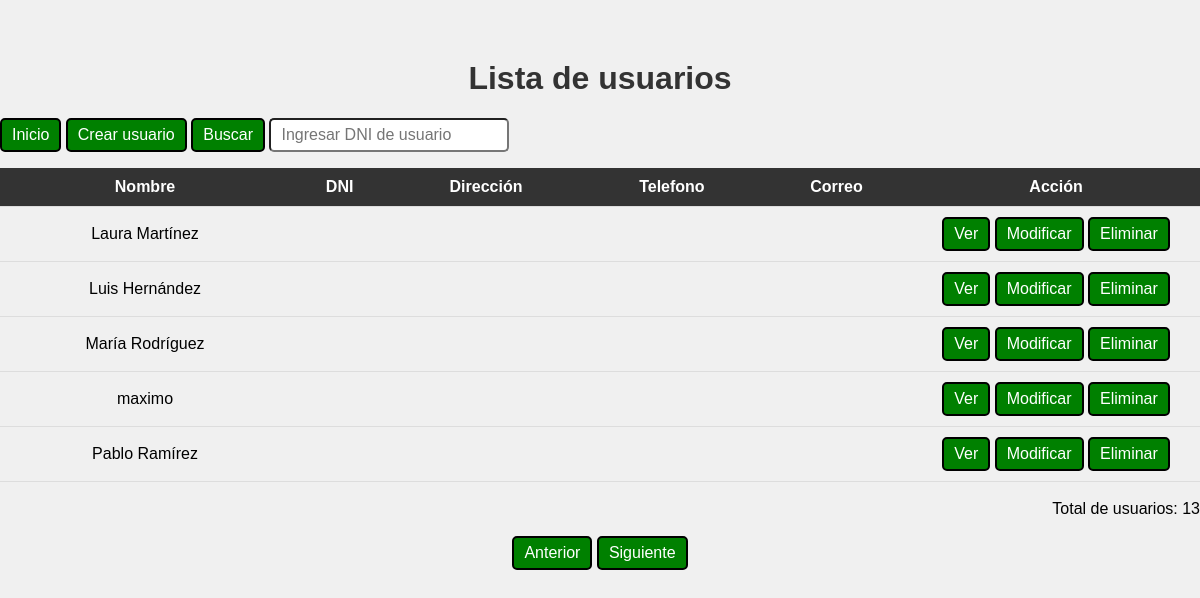
The page /proyecto2/index.php?pag=2 on the database its author committed.
### tables this page shows
CREATE TABLE `usuarios` (
  `nom` varchar(50) NOT NULL,
  `correo` varchar(50) NOT NULL,
  `pass` varchar(50) NOT NULL
);

### proyecto2/index.php (the view, shortened to what this page needs)
<?php
include_once("conexion.php");
?>
<html>
<head>
		<link rel="stylesheet" href="style.css">
</head>
<body>
    <?php
    $filasmax = 5;
    if (isset($_GET['pag']))
	{
        $pagina = $_GET['pag'];
    } else
	{
        $pagina = 1;
    }
 if(isset($_POST['btnbuscar']))
{
$buscar = $_POST['txtbuscar'];
 $sqlusu = mysqli_query($conn, "SELECT * FROM usuarios where dni = '".$buscar."'");
}
else
{
 $sqlusu = mysqli_query($conn, "SELECT * FROM usuarios ORDER BY nom ASC LIMIT " . (($pagina - 1) * $filasmax)  . "," . $filasmax);
}
    $resultadoMaximo = mysqli_query($conn, "SELECT count(*) as num_usuarios FROM usuarios");
    $maxusutabla = mysqli_fetch_assoc($resultadoMaximo)['num_usuarios'];
    ?>
	<div class="cont" >
	<form method="POST">
	<h1>Lista de usuarios</h1>
	<a href="index.php">Inicio</a>
		<?php echo "<a href=\"agregar.php?pag=$pagina\">Crear usuario</a>";?>
			<input type="submit" value="Buscar" name="btnbuscar">
			<input type="text" name="txtbuscar"  placeholder="Ingresar DNI de usuario" autocomplete="off" style='width:20%'>
			</form>
    <table>
			<tr>
			<th>Nombre</th>
			<th>DNI</th>
            <th>Dirección</th>
            <th>Telefono</th>
            <th>Correo</th>
			<th>Acción</th>
			</tr>
        <?php
        while ($mostrar = mysqli_fetch_assoc($sqlusu))
		{
            echo "<tr>";
            echo "<td>".$mostrar['nom']."</td>";
			echo "<td>".$mostrar['dni']."</td>";
            echo "<td>".$mostrar['dir']."</td>";
			echo "<td>".$mostrar['tel']."</td>";
			echo "<td>".$mostrar['email']."</td>";
            echo "<td style='width:24%'>
			<a href=\"ver.php?dni=$mostrar[dni]&pag=$pagina\">Ver</a>
			<a href=\"editar.php?dni=$mostrar[dni]&pag=$pagina\">Modificar</a>
			<a href=\"eliminar.php?dni=$mostrar[dni]&pag=$pagina\" onClick=\"return confirm('¿Estás seguro de eliminar a $mostrar[nom]?')\">Eliminar</a>
			</td>";
        }
        ?>
    </table>
	<div style='text-align:right'>
	<br>
	<?php echo "Total de usuarios: ".$maxusutabla;?>
	</div>
	</div>
<div style='text-align:right'>
<br>
</div>
    <div style="text-align:center">
        <?php
        if (isset($_GET['pag'])) {
		   if ($_GET['pag'] > 1) {
                ?>
					<a href="index.php?pag=<?php echo $_GET['pag'] - 1; ?>">Anterior</a>
            <?php
					}
				else
					{
                    ?>
					<a href="#" style="pointer-events: none">Anterior</a>
            <?php
					}
                ?>
        <?php
        }
		else
		{
            ?>
            <a href="#" style="pointer-events: none">Anterior</a>
            <?php
        }
        if (isset($_GET['pag'])) {
            if ((($pagina) * $filasmax) < $maxusutabla) {
                ?>
            <a href="index.php?pag=<?php echo $_GET['pag'] + 1; ?>">Siguiente</a>
        <?php
            } else {
                ?>
            <a href="#" style="pointer-events: none">Siguiente</a>
        <?php
            }
            ?>
        <?php
        } else {
            ?>
            <a href="index.php?pag=2">Siguiente</a>
        <?php
        }
        ?>
    </div>
</body>
</html>

### proyecto2/style.css (style rules this page uses)
body { background: #f0f0f0; font-family: Arial, sans-serif; margin:0; padding:0; display: flex; flex-direction: column; }
table { border-collapse: collapse; width: 100%; }
th { background-color: #333333; color: white; }
th, td { padding: 10px; text-align: center; border-bottom: 1px solid #dddddd; }
a,input[type="submit"] { text-align:center; display: inline-block; background:green; padding: 6px 10px; border-radius:5px; text-decoration: none; color:white; border:2px solid black; cursor:pointer; font-size: 16px; }
h1 { font-family: sans-serif; margin-top:5%; text-align: center; color: #333333; }
input[type="text"],input[type="number"],input[type="email"] { font-size:16px; background-color:white; color:black; padding: 6px 10px; border-radius:5px; }
.cont { margin-left: auto; margin-right: auto; max-width:1260px; width: 100%; }

### rows shown on the page
usuarios: nom "Laura Martínez"
usuarios: nom "Luis Hernández"
usuarios: nom "María Rodríguez"
usuarios: nom "maximo"
usuarios: nom "Pablo Ramírez"

### other values the page prints
$maxusutabla "13"
